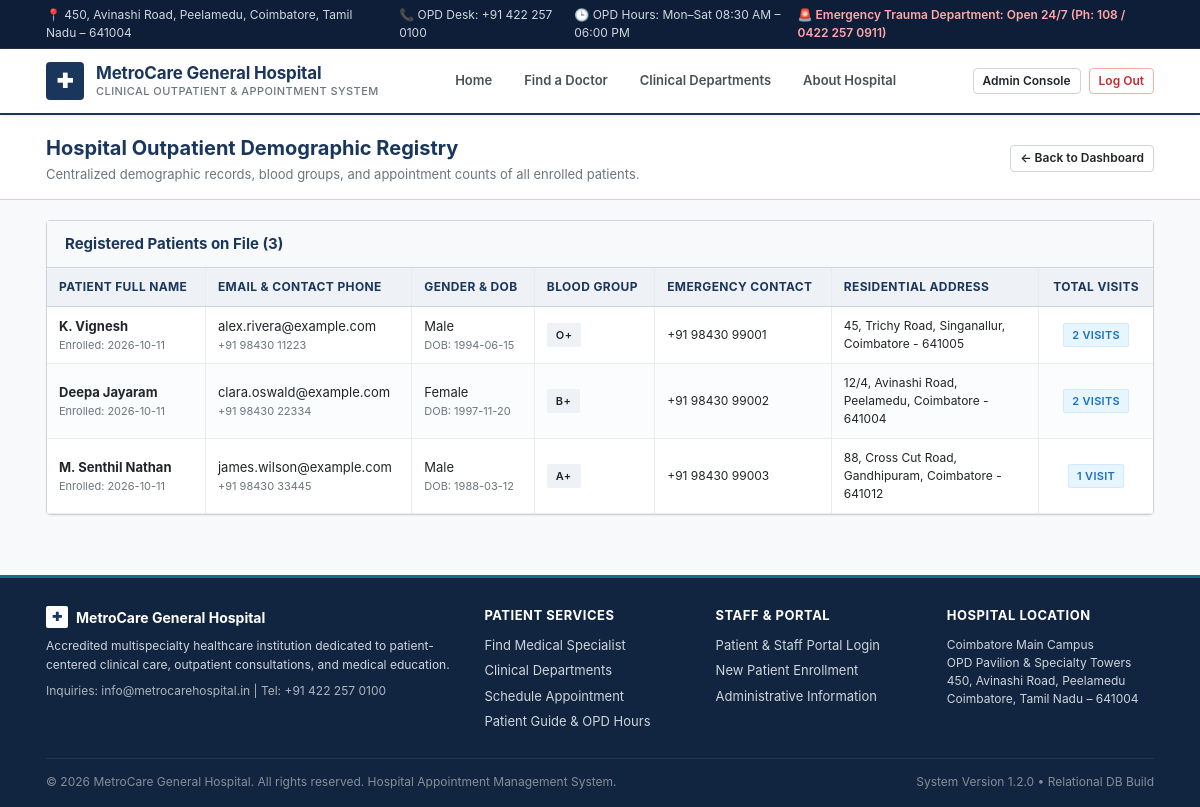
Screenshot of /admin/patients (signed in) with the database file from the repository.
### tables this page shows
CREATE TABLE patients (
        id INTEGER PRIMARY KEY AUTOINCREMENT,
        user_id INTEGER UNIQUE NOT NULL,
        dob TEXT,
        gender TEXT CHECK(gender IN ('Male', 'Female', 'Other')),
        blood_group TEXT,
        address TEXT,
        emergency_contact TEXT,
        FOREIGN KEY (user_id) REFERENCES users(id) ON DELETE CASCADE
    );

### app/admin.py (the view)
@admin_bp.route('/patients')
@login_required(role='admin')
def patients():
    conn = get_db_connection()
    patients_list = conn.execute("""
        SELECT p.*, u.full_name, u.email, u.phone, u.created_at as registered_on,
               COUNT(a.id) as total_appointments
        FROM patients p
        JOIN users u ON p.user_id = u.id
        LEFT JOIN appointments a ON p.id = a.patient_id
        GROUP BY p.id
        ORDER BY u.created_at DESC
    """).fetchall()
    conn.close()
    return render_template('admin/patients.html', patients=patients_list)

### app/auth.py (called while the page is built, shortened)
def login_required(role=None):
    def decorator(f):
        @wraps(f)
        def decorated_function(*args, **kwargs):
            if 'user_id' not in session:
                flash('Please log in to access this page.', 'warning')
                return redirect(url_for('auth.login', next=request.path))
            return f(*args, **kwargs)
        return decorated_function
    return decorator

### app/database.py (called while the page is built)
def get_db_connection():
    from flask import current_app
    db_file = DB_PATH
    try:
        if current_app and 'DATABASE' in current_app.config:
            db_file = current_app.config['DATABASE']
    except RuntimeError:
        pass
    conn = sqlite3.connect(db_file)
    conn.row_factory = sqlite3.Row
    conn.execute("PRAGMA foreign_keys = ON")
    return conn

### app/templates/admin/patients.html (shortened to what this page needs)
{% extends 'base.html' %}
{% block content %}
<div class="page-title-bar">
  <div class="container">
    <div>
      <h1 class="page-heading">Hospital Outpatient Demographic Registry</h1>
      <div class="page-subheading">Centralized demographic records, blood groups, and appointment counts of all enrolled patients.</div>
    </div>
    <a href="{{ url_for('admin.dashboard') }}" class="btn btn-secondary btn-sm">&larr; Back to Dashboard</a>
  </div>
</div>
<div class="container" style="padding-bottom: 40px;">
  <div class="hospital-panel">
    <div class="panel-header">
      <h2 class="panel-title">Registered Patients on File ({{ patients|length }})</h2>
    </div>
    {% if patients %}
      <div class="table-wrapper" style="border: none;">
        <table class="hospital-table">
          <thead>
            <tr>
              <th>Patient Full Name</th>
              <th>Email & Contact Phone</th>
              <th>Gender & DOB</th>
              <th>Blood Group</th>
              <th>Emergency Contact</th>
              <th>Residential Address</th>
              <th style="text-align: center;">Total Visits</th>
            </tr>
          </thead>
          <tbody>
            {% for p in patients %}
            <tr>
              <td>
                <strong>{{ p.full_name }}</strong>
                <div style="font-size: 11px; color: var(--text-muted);">Enrolled: {{ p.registered_on[:10] }}</div>
              </td>
              <td>
                <div>{{ p.email }}</div>
                <div style="font-size: 11px; color: var(--text-muted);">{{ p.phone or 'No phone on file' }}</div>
              </td>
              <td>
                <div>{{ p.gender or 'Unspecified' }}</div>
                <div style="font-size: 11px; color: var(--text-muted);">DOB: {{ p.dob or 'N/A' }}</div>
              </td>
              <td>
                <span class="status-badge" style="background:#EEF2F6;">{{ p.blood_group or 'N/A' }}</span>
              </td>
              <td style="font-size: 12px;">{{ p.emergency_contact or 'N/A' }}</td>
              <td style="font-size: 12px; max-width: 200px;">{{ p.address or 'N/A' }}</td>
              <td style="text-align: center;">
                <span class="status-badge status-scheduled">{{ p.total_appointments }} Visit{{ 's' if p.total_appointments != 1 else '' }}</span>
              </td>
            </tr>
            {% endfor %}
          </tbody>
        </table>
      </div>
    {% else %}
      <div class="panel-body" style="text-align: center; padding: 30px;">
        <p style="color: var(--text-muted); font-size: 13px;">No patient demographic records registered in hospital database.</p>
      </div>
    {% endif %}
  </div>
</div>
{% endblock %}

### app/static/css/styles.css (style rules this page uses)
:root { --hospital-navy: #1B365D; --hospital-navy-dark: #122540; --hospital-navy-light: #2A4B7C; --hospital-teal: #0B7285; --hospital-teal-light: #E3FAFC; --hospital-accent: #008080; --status-scheduled: #1971C2; --status-scheduled-bg: #E7F5FF; --status-completed: #2B8A3E; --status-completed-bg: #EBFBEE; --status-cancelled: #C92A2A; --status-cancelled-bg: #FFF5F5; --status-rescheduled: #D9480F; --status-rescheduled-bg: #FFF4E6; --bg-page: #F8F9FA; --bg-white: #FFFFFF; --bg-subtle: #F1F3F5; --bg-header-top: #0E1E38; --border-color: #CED4DA; --border-light: #E9ECEF; --border-dark: #ADB5BD; --text-dark: #212529; --text-secondary: #495057; --text-muted: #6C757D; --radius-xs: 2px; --radius-sm: 4px; --radius-md: 6px; --shadow-subtle: 0 1px 3px rgba(0, 0, 0, 0.08); --shadow-card: 0 1px 2px rgba(0, 0, 0, 0.06); }
*, *::before, *::after { box-sizing: border-box; margin: 0; padding: 0; }
body { font-family: -apple-system, BlinkMacSystemFont, "Segoe UI", Roboto, "Helvetica Neue", Arial, sans-serif; font-size: 14px; line-height: 1.5; color: var(--text-dark); background-color: var(--bg-page); min-height: 100vh; display: flex; flex-direction: column; }
a { color: var(--hospital-navy); text-decoration: none; }
.container { width: 100%; max-width: 1140px; margin: 0 auto; padding: 0 16px; }
.btn { display: inline-flex; align-items: center; justify-content: center; gap: 6px; font-size: 13px; font-weight: 600; padding: 7px 14px; border-radius: var(--radius-sm); border: 1px solid transparent; cursor: pointer; text-decoration: none !important; line-height: 1.4; white-space: nowrap; transition: background-color 0.15s ease, border-color 0.15s ease; }
.btn-secondary { background-color: #FFFFFF; border-color: var(--border-color); color: var(--text-dark) !important; }
.btn-sm { padding: 4px 9px; font-size: 12px; }
.hospital-panel { background: var(--bg-white); border: 1px solid var(--border-color); border-radius: var(--radius-sm); box-shadow: var(--shadow-card); margin-bottom: 20px; }
.panel-header { padding: 12px 18px; background-color: #F8F9FA; border-bottom: 1px solid var(--border-color); display: flex; align-items: center; justify-content: space-between; }
.panel-title { font-size: 15px; font-weight: 700; color: var(--hospital-navy); margin: 0; }
.status-badge { display: inline-block; padding: 3px 8px; font-size: 11px; font-weight: 600; border-radius: var(--radius-xs); text-transform: uppercase; letter-spacing: 0.03em; border: 1px solid transparent; }
.status-scheduled { background-color: var(--status-scheduled-bg); color: var(--status-scheduled); border-color: #D0EBFF; }
.table-wrapper { overflow-x: auto; border: 1px solid var(--border-color); background: #FFFFFF; border-radius: var(--radius-xs); }
.hospital-table { width: 100%; border-collapse: collapse; font-size: 13px; text-align: left; }
.hospital-table th { background-color: #EEF2F6; color: var(--hospital-navy); font-weight: 700; font-size: 12px; text-transform: uppercase; letter-spacing: 0.03em; padding: 10px 12px; border-bottom: 1px solid var(--border-color); border-right: 1px solid var(--border-light); }
.hospital-table th:last-child { border-right: none; }
.hospital-table td { padding: 10px 12px; border-bottom: 1px solid var(--border-light); border-right: 1px solid var(--border-light); color: var(--text-dark); vertical-align: middle; }
.hospital-table td:last-child { border-right: none; }
.hospital-table tbody tr:nth-child(even) { background-color: #FBFCFD; }
.page-title-bar { padding: 18px 0 14px; border-bottom: 1px solid var(--border-color); margin-bottom: 20px; background-color: #FFFFFF; }
.page-title-bar .container { display: flex; justify-content: space-between; align-items: center; }
.page-heading { font-size: 20px; font-weight: 700; color: var(--hospital-navy); margin: 0; }
.page-subheading { font-size: 13px; color: var(--text-muted); margin-top: 2px; }

### rows the page displays
patients: full_name "K. Vignesh", registered_on "2026-10-11", email "alex.rivera@example.com", phone "+91 98430 11223", gender "Male", dob "1994-06-15", blood_group "O+", emergency_contact "+91 98430 99001", address "45, Trichy Road, Singanallur, Coimbatore - 641005", total_appointments "2", total_appointments "S"
patients: full_name "Deepa Jayaram", registered_on "2026-10-11", email "clara.oswald@example.com", phone "+91 98430 22334", gender "Female", dob "1997-11-20", blood_group "B+", emergency_contact "+91 98430 99002", address "12/4, Avinashi Road, Peelamedu, Coimbatore - 641004", total_appointments "2", total_appointments "S"
patients: full_name "M. Senthil Nathan", registered_on "2026-10-11", email "james.wilson@example.com", phone "+91 98430 33445", gender "Male", dob "1988-03-12", blood_group "A+", emergency_contact "+91 98430 99003", address "88, Cross Cut Road, Gandhipuram, Coimbatore - 641012", total_appointments "1"

### other values shown
{{ patients|length }} "3"
